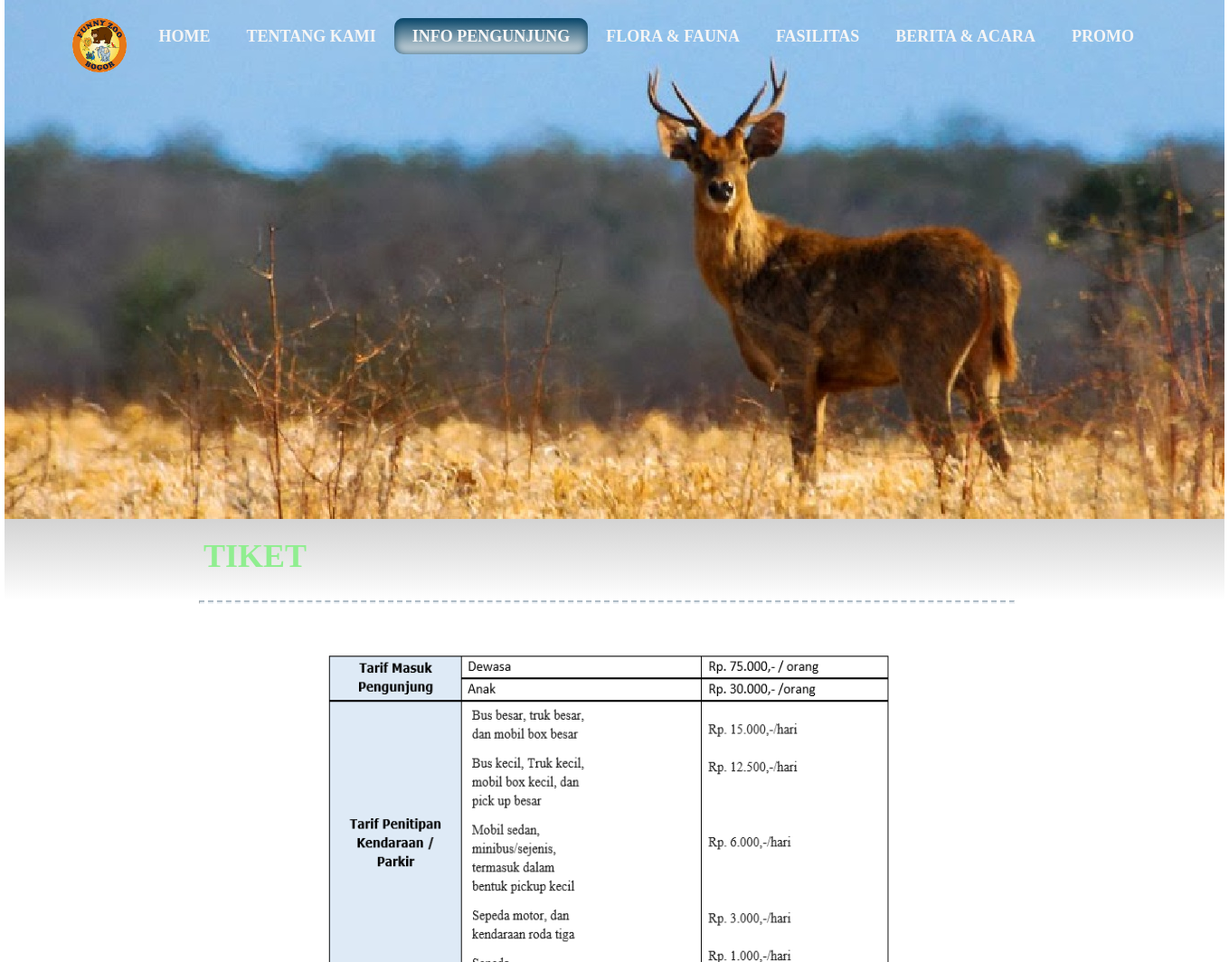
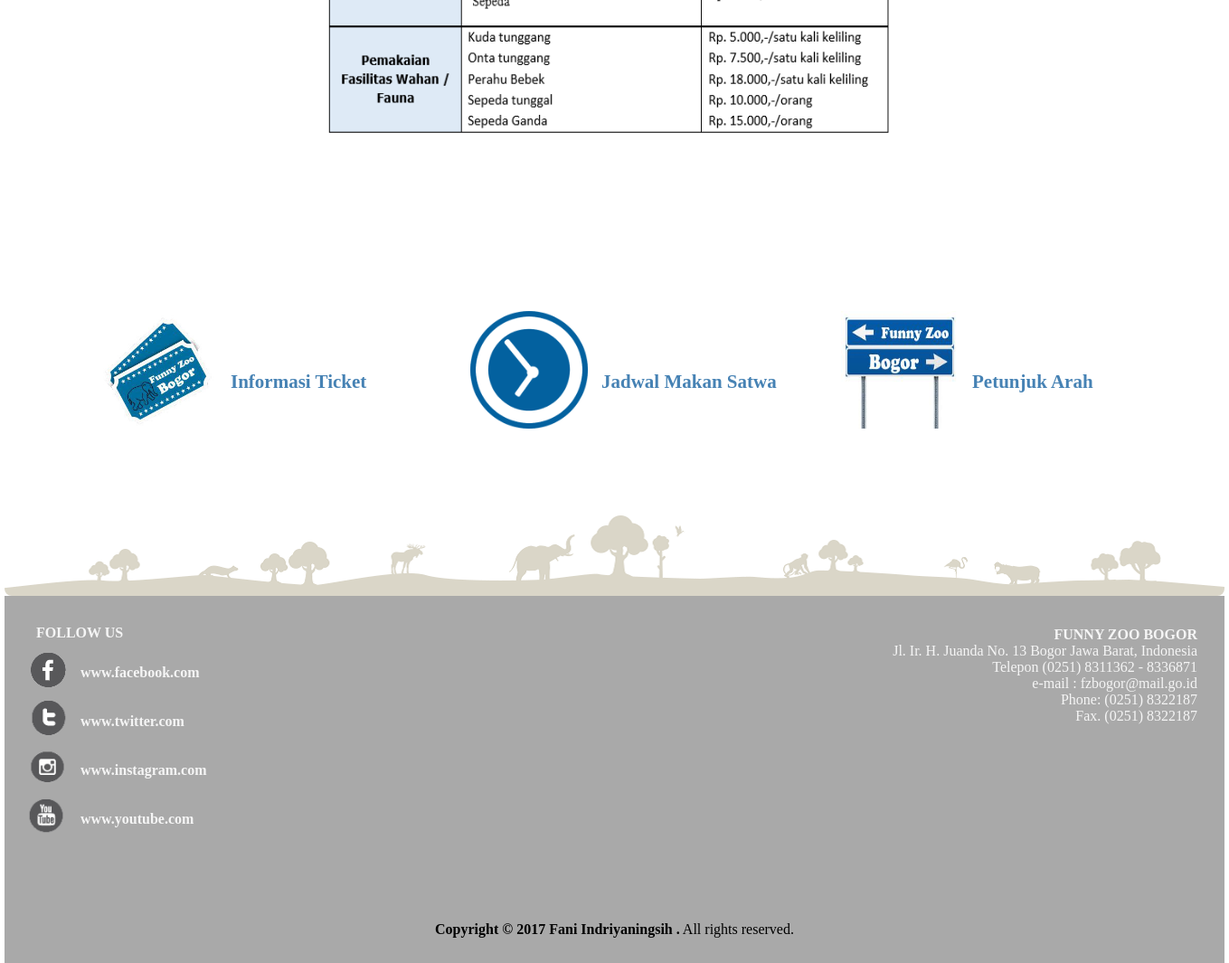
The page /CI_Funny_Zoo/index.php/funny_zoo/tiket on the database its author committed (2 pictures, top to bottom).
### tables this page shows
CREATE TABLE `tbl_ip` (
  `kd_ip` int(11) NOT NULL,
  `judul_ip` varchar(50) NOT NULL,
  `isi_ip` text NOT NULL,
  `foto_ip` varchar(100) NOT NULL,
  `tgl_ip` date NOT NULL,
  `kd_status` int(11) NOT NULL
);

### CI_Funny_Zoo/application/controllers/Funny_zoo.php (called while the page is built, shortened)
<?php
class Funny_zoo extends CI_Controller {
	public function __construct()
	{
		$this->load->model('funny_model');
	}
	public function tiket()
	{
		$data['tiket'] = $this->funny_model->get_tiket();
		$this->load->view('ip_tiket',$data);
	}
}

### CI_Funny_Zoo/index.php (called while the page is built, shortened)
<?php
require_once BASEPATH.'core/CodeIgniter.php';

### CI_Funny_Zoo/application/models/funny_model.php (called while the page is built, shortened)
<?php
class funny_model extends CI_Model
{
	public function get_tiket()
	{
		$this->db->where(['kd_status' => 1, 'kd_ip' => 6]);
		$query = $this->db->get('tbl_ip');
		if ( ! empty($query->row()) ) {
			return $query->row();
		}
		return false;
	}
}

### CI_Funny_Zoo/application/views/ip_tiket.php (the view, shortened to what this page needs)
<html>
  <head>
    <link rel="stylesheet" type="text/css" href="asset/template/t_tiket1.css">
  </head>
  <body>
        <div class="content" style="position:relative;">
        <header>
          <div id='cssmenu' style="position:absolute; top:0px; right:10px;z-index:2;">
              <ul>
                <li><img src="asset/images/gambar/logo.png" width="60px" height="60px" align="left">&nbsp;&nbsp;&nbsp;&nbsp;</li>
                <li class='has-sub '><a href='index.php'><span><b>HOME</b></span></a></li>
                <li class='has-sub '><a href='#'><span><b>TENTANG KAMI</b></span></a>
                </li>
                 <li class='has-sub active'><a href='#'><span><b>INFO PENGUNJUNG</b></span></a>
                </li>
                <li class='has-sub '><a href='#'><span><b>FLORA & FAUNA</b></span></a>
                </li>
                <li class='has-sub '><a href='#'><span><b>FASILITAS</b></span></a>
                </li>
                <li class='has-sub '><a href="<?php echo site_url ('berita') ; ?>"><span><b>BERITA & ACARA</b></span></a>
                </li>
                <li><a href="<?php echo site_url ('promo') ; ?>"><span><b>PROMO</b></span></a></li>
              </ul>
            </div>
           <div id="img_header">
           </div>
        </header>
        </div>
    <div id="konten1">
        <div class="judul">
          <h1><?= $tiket->judul_ip ?></h1>
        </div>
    </div>
        <hr class="onepixel">
    <div id="konten2">
      <div id="isi2">
      <div style="">
    <div id="isi2">
      <div class="hasil">
        <img src="http://localhost/funny_zoo/images/ip/<?= $tiket->foto_ip ?>"
      style="width:630px; height:500px;">
      </div>
    </div>
      </div>
    </div>
    <div id="info">
      <div id="info1">
      <div id="subinfo">
         <div class="sub1"><br>&nbsp;&nbsp;&nbsp;&nbsp;<a href="<?php echo site_url ('tiket') ; ?>"><img src="asset/images/icon/icon1.jpg" width="130px" height="130px"></a></div>
         <div class="sub2"><a href="<?php echo site_url ('tiket') ; ?>"><strong>Informasi Ticket</strong></a></div><br>
      </div>
      <div id="subinfo">
        <div class="sub1"><br>&nbsp;&nbsp;&nbsp;&nbsp;<a href="<?php echo site_url ('jadwal') ; ?>"><img src="asset/images/icon/icon2a.jpg" width="130px" height="130px"></a></div>
        <div class="sub2"><a href="<?php echo site_url ('jadwal') ; ?>"><strong>Jadwal Makan Satwa</strong></a></div><br>
      </div>
      <div id="subinfo">
        <div class="sub1"><br>&nbsp;&nbsp;&nbsp;&nbsp;<a href="<?php echo site_url ('peta') ; ?>"><img src="asset/images/icon/icon3.jpg" width="130px" height="130px"></a></div>
        <div class="sub2"><a href="<?php echo site_url ('peta') ; ?>"><strong>Petunjuk Arah</strong></a></div><br>
      </div>
    </div>
    </div>
    <div id="konten3">
    </div>
   <div id="footer">
     <div id="footer1">
         <br><div class="link3"><a href="http://www.facebook.com"><strong>FOLLOW US</strong></a></div><br>
         <div class="link1"><br>&nbsp;&nbsp;&nbsp;&nbsp;<a href="http://www.facebook.com"><img src="asset/images/icon/fb.png" width="54px" height="45px"></a></div>
         <div class="link2"><a href="http://www.facebook.com"><strong>www.facebook.com</strong></a></div><br>
         <div class="link1"><br>&nbsp;&nbsp;&nbsp;&nbsp;<a href="http://www.twitter.com"><img src="asset/images/icon/twit.png" width="54px" height="45px"></a></div>
         <div class="link2"><a href="http://www.twitter.com"><strong>www.twitter.com</strong></a></div><br>
         <div class="link1"><br>&nbsp;&nbsp;&nbsp;&nbsp;<a href="http://www.instagram.com"><img src="asset/images/icon/insta.png" width="54px" height="45px"></a></div>
         <div class="link2"><a href="http://www.instagram.com"><strong>www.instagram.com</strong></a></div><br>
         <div class="link1"><br>&nbsp;&nbsp;&nbsp;&nbsp;<a href="http://www.youtube.com"><img src="asset/images/icon/you.png" width="54px" height="45px"></a></div>
         <div class="link2"><a href="http://www.youtube.com"><strong>www.youtube.com</strong></a></div><br>
      </div>
      <div id="footer2">
        <div class="alamat">
          <p>
            <strong>FUNNY ZOO BOGOR</strong><br>
            Jl. Ir. H. Juanda No. 13 Bogor Jawa Barat, Indonesia<br>
            Telepon (0251) 8311362 - 8336871<br>
            e-mail : fzbogor@mail.go.id<br>
            Phone: (0251) 8322187<br>
            Fax. (0251) 8322187<br>
          </p>
        </div>
      </div>
      <div id="footer3"><br><br><br><strong>Copyright &copy; 2017 Fani Indriyaningsih .</strong> All rights
    reserved.</div>
  </div>
  </body>
</html>

### rows shown on the page
tbl_ip: judul_ip "TIKET", foto_ip (picture)
